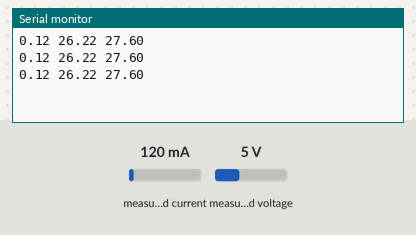
The sketch below on a simulated Arduino Uno, built with avr-gcc and run on an emulated ATmega328P. On the bench: the last lines printed to the serial monitor. The test bench sets the inputs (shaded band); at power-on: measured current 120 mA, measured voltage 5 V.

Above: at 1.2 s.
1.3 s: measured current set to 40 mA
At 1.77 s:
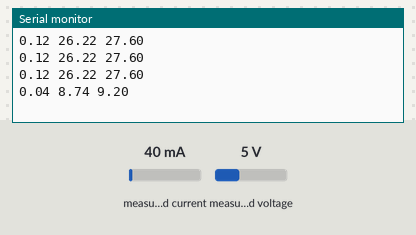
2.8 s: measured voltage set to 0.3 V
At 2.91 s:
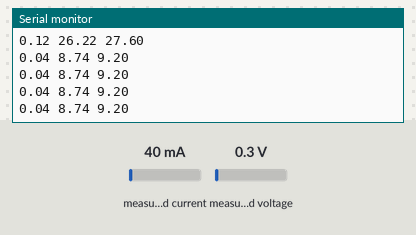
4.3 s: measured current set to 500 mA
At 4.43 s:
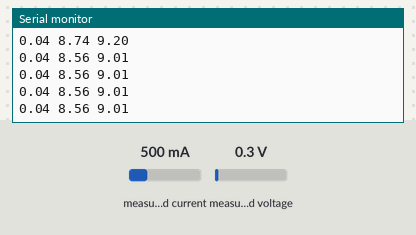
5.8 s: measured voltage set to 3.8 V
At 5.96 s:
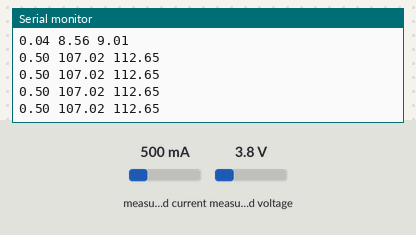
Timing chart, 0 to 8.3 s (numbered marks = the images above; inputs shaded):
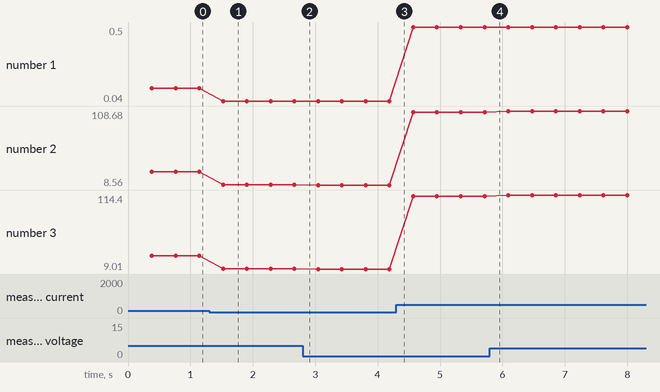

Measured:
- after the input at 1.3 s, the serial monitor: prints a new line after 0.22 s (image 1)
- plotted number 1: 0.12 → 0.04 after the input at 1.3 s, 0.04 → 0.5 after the input at 4.3 s
- plotted number 2: 26.22 → 8.74 after the input at 1.3 s, 8.74 → 8.56 after the input at 2.8 s, 8.56 → 107.02 after the input at 4.3 s, 107.02 → 108.68 after the input at 5.8 s
- plotted number 3: 27.6 → 9.2 after the input at 1.3 s, 9.2 → 9.01 after the input at 2.8 s, 9.01 → 112.65 after the input at 4.3 s, 112.65 → 114.4 after the input at 5.8 s

The sketch:

ap_test_pinza_amp.ino
```cpp
#include "EmonLib.h"                   // Include Emon Library:  https://github.com/openenergymonitor/EmonLib
EnergyMonitor ct1;                     // Create an instance
const int LEDpin = 9;

void setup()
{
  Serial.begin(9600);
  //ct1.currentTX(1, 111.1);             // CT channel (see emontx PCB), calibration (2000 turns / 18 Ohm burden resistor = 111.1)
  ct1.voltage(0, 222, 1.4);
  //ct1.voltageTX(228, 1.7);
  ct1.current(1, 30);
}

void loop()
{
  ct1.calcVI(20,2000);    // Calculate all. No.of wavelengths, time-out
  double Irms = ct1.calcIrms(1480);    // Calculate RMS current (1480: no. of samples)
  double realpower1 = ct1.realPower;
  double apparentpower1 = ct1.apparentPower;

  //double Vrms = ct1.calcVrms(1480); // Calculate Vrms only
  Serial.print(Irms); // Irms
  Serial.print(" ");
  Serial.print(realpower1); // Irms
  Serial.print(" ");
  Serial.println(apparentpower1); // Irms
  //Serial.print(","); //
  //Serial.println(Vrms); // Vrms
}
```
